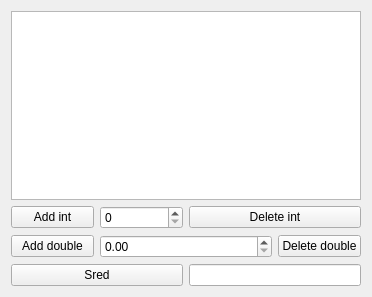
<?xml version="1.0" encoding="UTF-8"?>
<ui version="4.0">
 <class>MainWindow</class>
 <widget class="QMainWindow" name="MainWindow">
  <property name="geometry">
   <rect>
    <x>0</x>
    <y>0</y>
    <width>372</width>
    <height>297</height>
   </rect>
  </property>
  <property name="windowTitle">
   <string>MainWindow</string>
  </property>
  <widget class="QWidget" name="centralWidget">
   <layout class="QVBoxLayout" name="verticalLayout_2">
    <item>
     <layout class="QVBoxLayout" name="verticalLayout">
      <item>
       <widget class="QTextEdit" name="textEdit"/>
      </item>
      <item>
       <layout class="QGridLayout" name="gridLayout">
        <item row="0" column="0">
         <widget class="QPushButton" name="pushButton">
          <property name="text">
           <string>Add int</string>
          </property>
         </widget>
        </item>
        <item row="0" column="1">
         <widget class="QSpinBox" name="spinBox"/>
        </item>
        <item row="0" column="2" colspan="2">
         <widget class="QPushButton" name="pushButton_3">
          <property name="text">
           <string>Delete int</string>
          </property>
         </widget>
        </item>
        <item row="1" column="0">
         <widget class="QPushButton" name="pushButton_2">
          <property name="text">
           <string>Add double</string>
          </property>
         </widget>
        </item>
        <item row="1" column="1" colspan="2">
         <widget class="QDoubleSpinBox" name="doubleSpinBox"/>
        </item>
        <item row="1" column="3">
         <widget class="QPushButton" name="pushButton_4">
          <property name="text">
           <string>Delete double</string>
          </property>
         </widget>
        </item>
        <item row="2" column="0" colspan="2">
         <widget class="QPushButton" name="pushButton_5">
          <property name="text">
           <string>Sred</string>
          </property>
         </widget>
        </item>
        <item row="2" column="2" colspan="2">
         <widget class="QLineEdit" name="lineEdit"/>
        </item>
       </layout>
      </item>
     </layout>
    </item>
   </layout>
  </widget>
 </widget>
 <layoutdefault spacing="6" margin="11"/>
 <resources/>
 <connections/>
</ui>
